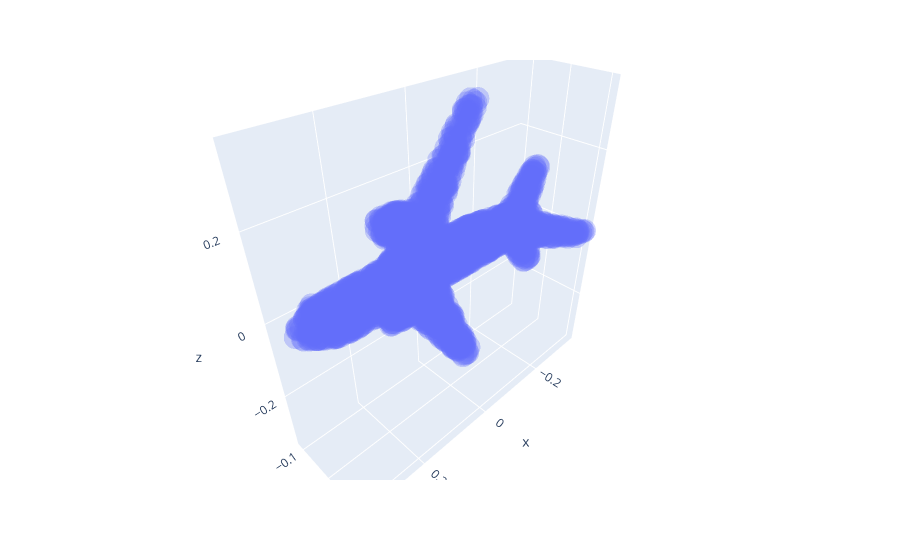

Notebook source saved alongside this figure:
### Markdown cell above
Let's use plotly to inspect the data ...

### Code cell
#!pip install plotly --quiet
import plotly.express as px

def plot_3d_shape(shape):
    print("Number of data points: ", shape.x.shape[0])
    x = shape.pos[:, 0]
    y = shape.pos[:, 1]
    z = shape.pos[:, 2]
    fig = px.scatter_3d(x=x, y=y, z=z, opacity=0.3)
    fig.show()

# Pick a sample
sample_idx = 3
plot_3d_shape(dataset[sample_idx])

### Figure 1 — Plotly figure (JSON) as saved in the notebook; plotly's stock layout.template omitted (floating-point values rounded to 4 significant figures; data arrays with more than 128 entries replaced by an {"elided": "..."} marker saying what was removed)
{"data": [{"hovertemplate": "x=%{x}<br>y=%{y}<br>z=%{z}<extra></extra>", "legendgroup": "", "marker": {"color": "#636efa", "opacity": 0.3, "symbol": "circle"}, "mode": "markers", "name": "", "scene": "scene", "showlegend": false, "type": "scatter3d", "x": {"elided": "2635 float values"}, "y": {"elided": "2635 float values"}, "z": {"elided": "2635 float values"}}], "layout": {"legend": {"tracegroupgap": 0}, "margin": {"t": 60}, "scene": {"domain": {"x": [0, 1], "y": [0, 1]}, "xaxis": {"title": {"text": "x"}}, "yaxis": {"title": {"text": "y"}}, "zaxis": {"title": {"text": "z"}}}}}
